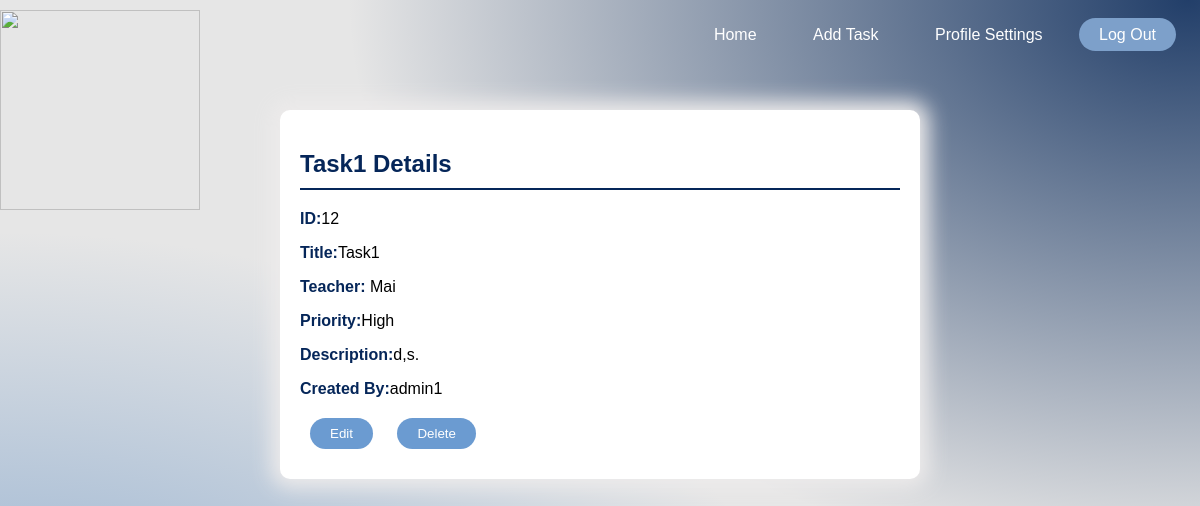
/viewlist/tasks/1/, run on the app's committed database.
### tasks/models.py (models this page shows, shortened)
class Task(models.Model):
    Taskiid = models.IntegerField(null=True)
    title = models.CharField(max_length=55,null=True)
    teacher = models.CharField(max_length=55,null=True)
    choose = models.CharField(max_length=6, choices=x,null=True)
    Description = models.TextField(max_length=160, blank=True, null=True)
    admin = models.CharField(max_length=15,null=True)
    completed = models.BooleanField(default=False,null=True)

### viewlist/views.py (the view)
# urls.py: path('tasks/<int:taskid>/', views.task_detail, name='task_detail'),
def task_detail(request,taskid):
    return render(request, 'task.html', {'Task': get_object_or_404(Task,id=taskid )})

### templates/task.html (shortened to what this page needs)
{%load static%}
<link rel="stylesheet" type="text/css" href="{%static 'css/task.css' %}">
<!DOCTYPE html>
<html lang="en">
<head>
</head>
<body>
    <div class="nav">
        <img src="result1.png" alt="" class="logo">
        <nav>
            <ul>
                <li><a href="AdminHome.html">Home</a></li>
                <li><a href="AddTask.html">Add Task</a></li>
                <li><a href="profileSettings.html">Profile Settings</a></li>
                <li><a href="school.html">Log Out</a></li>
            </ul>
        </nav>
    </div>
    <div class="container">
        <h2> {{Task.title}} Details</h2>
        <div>
            <p><strong>ID:</strong>{{Task.Taskiid}}</p>
            <p><strong>Title:</strong>{{Task.title}}</p>
            <p><strong>Teacher:</strong> {{Task.teacher}}</p>
            <p><strong>Priority:</strong>{{Task.choose}} </p>
            <p><strong>Description:</strong>{{Task.Description}}</p>
            <p><strong>Created By:</strong>{{Task.admin}}</p>
        </div>
            <div>
                <a href="Edit.html"><button>Edit</button></a>
                <form method="post" action="{% url 'delete_task' Task.id %}" style="display:inline;">
                    <button type="submit">Delete</button>
            </div>
        </div>
</body>
</html>

### project/static/css/task.css (style rules this page uses)
html { height: 100%; background-color:hsla(0,0%,90%,1); background-image: radial-gradient(at 99% 0%, hsla(216, 89%, 18%, 0.87) 0px, transparent 50%), radial-gradient(at 0% 99%, hsla(212, 42%, 64%, 1) 0px, transparent 50%); background-repeat: no-repeat; background-size: cover; font-family: Arial, sans-serif; }
.nav { margin: 10px; font-family: Arial, Helvetica, sans-serif; overflow: auto; }
nav { text-align: right; }
nav ul { list-style-type: none; }
nav ul li { display: inline; }
nav ul li a { color: black; text-decoration: none; margin-right: 20px; border-radius: 20px; }
nav ul li:last-child a { background-color: #7da0ca; padding: 8px 20px; margin : 6px; border-radius: 20px; color:white; }
.nav ul li a { text-decoration: none; padding: 8px 20px; margin: 6px; border-radius:20px; transition: background-color 0.3 ease; color: #fff; }
.logo { position: absolute; height:auto; left: 0px; width: 200px; }
.container { background-color: white ; border-radius: 10px; box-shadow: 0 0 20px 9px rgb(237, 235, 235); padding: 20px; max-width: 600px; margin: 50px auto; }
h2 { color: #052659; border-bottom: 2px solid #052659 ; padding-bottom: 10px; margin-bottom: 20px; }
p { margin-bottom: 10px; color: black; }
strong { color: #052659 ; }
button { padding: 8px 20px; margin : 10px; border: none; border-radius: 20px; background-color: #6b9bd1; color: white; }

### data on the page
Task: title "Task1", Taskiid "12", teacher "Mai", choose "High", Description "d,s.", admin "admin1"
